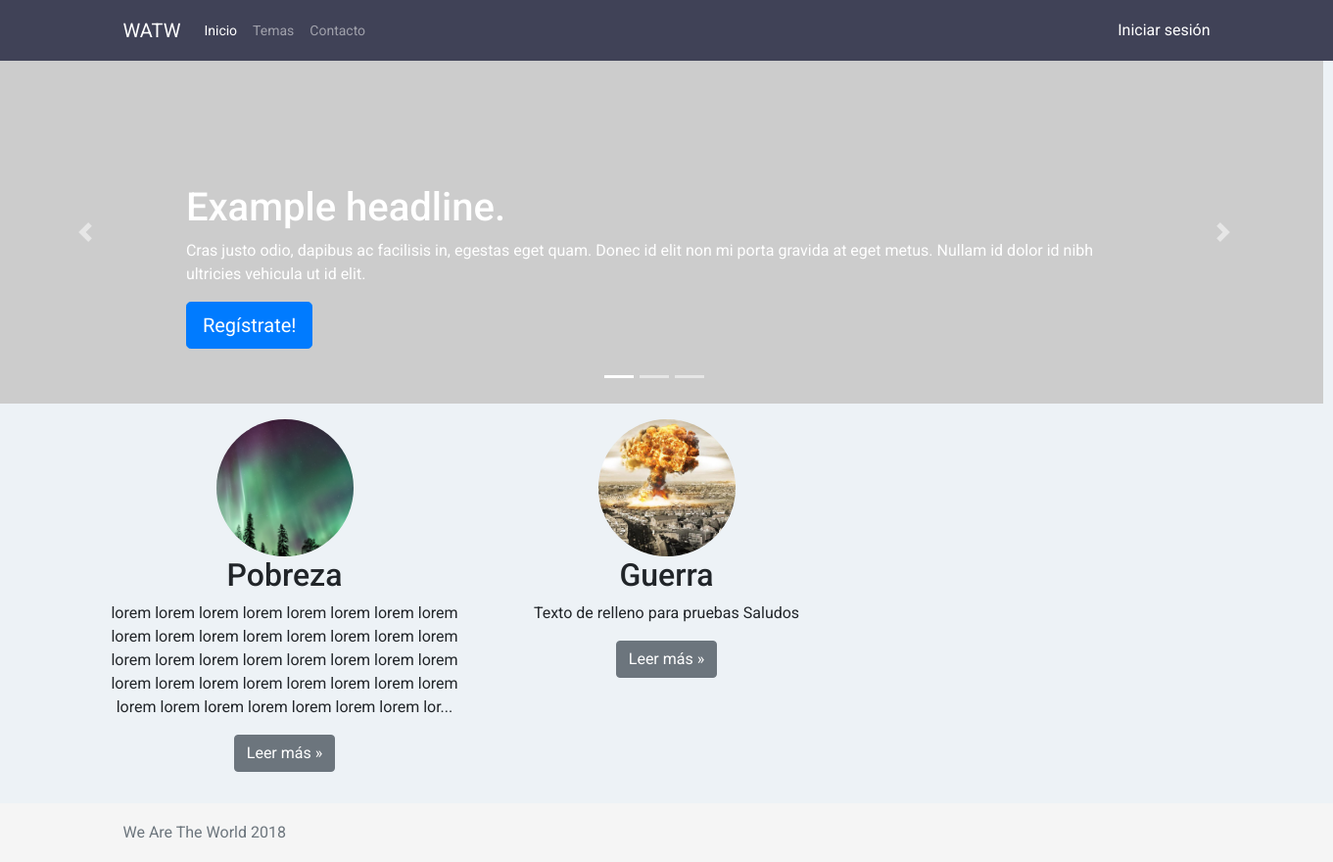
The app's page /, older data.
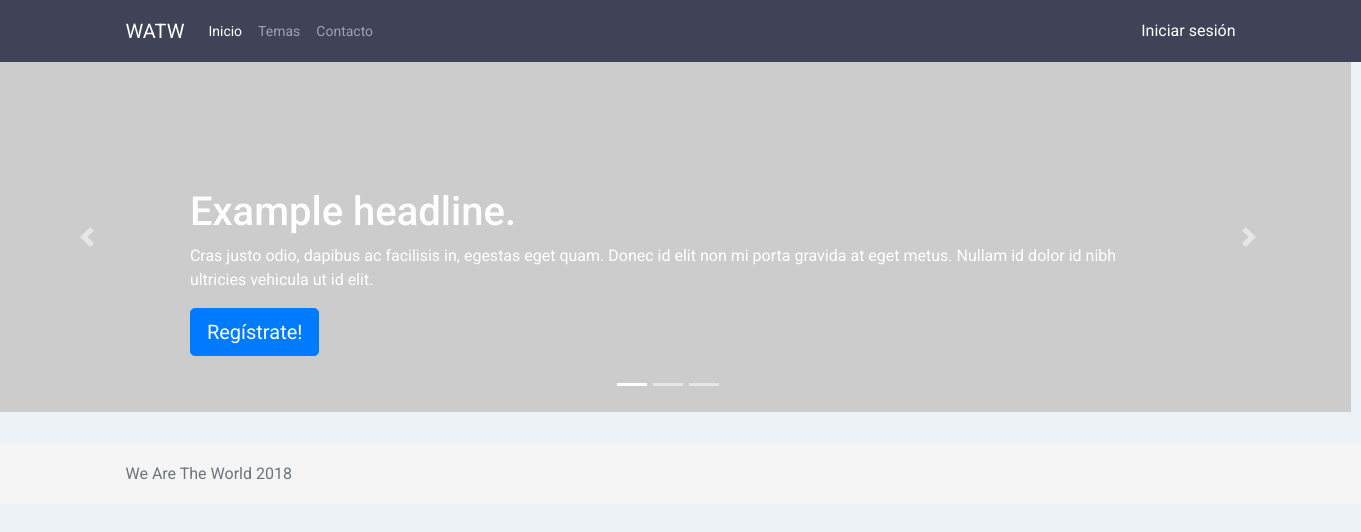
The same page, newer data.
### foro/models.py (models this page shows, shortened)
class Tema(models.Model):
	titulo=models.CharField(max_length=45)
	contenido=models.TextField()
	imagen=models.ImageField(upload_to='tema_imagen')
	fecha_creacion=models.DateField(auto_now_add=True)
	fecha_actualizacion=models.DateField(auto_now=True)

### core/views.py (the view)
# urls.py: path('', views.index, name="core.index")
def index(request):
    data = {}
    data['topics'] = Tema.objects.all().order_by('-id')[:3]
    template_name = 'core/index.html'
    return render(request, template_name, data)

### core/templates/core/index.html (shortened to what this page needs)
{% extends 'core/base.html' %}
{% block slide %}
<div class="row">
    <div id="myCarousel" class="carousel slide" data-ride="carousel">
        <ol class="carousel-indicators">
            <li data-target="#myCarousel" data-slide-to="0" class="active"></li>
            <li data-target="#myCarousel" data-slide-to="1"></li>
            <li data-target="#myCarousel" data-slide-to="2"></li>
        </ol>
        <div class="carousel-inner">
            <div class="carousel-item active">
            <img class="first-slide" src="https://picsum.photos/1366/350/?random=1" alt="First slide">
            <div class="container">
                <div class="carousel-caption text-left">
                <h1>Example headline.</h1>
                <p>Cras justo odio, dapibus ac facilisis in, egestas eget quam. Donec id elit non mi porta gravida at eget metus. Nullam id dolor id nibh ultricies vehicula ut id elit.</p>
                <p><a class="btn btn-lg btn-primary" href="{% url 'registro_foro' %}" role="button">Regístrate!</a></p>
                </div>
            </div>
            </div>
        </div>
        <a class="carousel-control-prev" href="#myCarousel" role="button" data-slide="prev">
            <span class="carousel-control-prev-icon" aria-hidden="true"></span>
        </a>
        <a class="carousel-control-next" href="#myCarousel" role="button" data-slide="next">
            <span class="carousel-control-next-icon" aria-hidden="true"></span>
        </a>
    </div>
</div>
{% endblock %}
{% block content %}
<div class="row">
    {% for topic in topics %}
    <div class="col-lg-4 text-center">
        <div class="topic-featured rounded-circle mx-auto" style="background-image: url('{{topic.imagen.url}}')"></div>
        <h2>{{topic.titulo}}</h2>
        <p>{{topic.contenido|truncatechars:240}}</p>
        <p><a class="btn btn-secondary" href="{% url 'topic.detail' topic.id %}" role="button">Leer más &raquo;</a></p>
    </div>
    {% endfor %}
</div>
{% endblock %}

Row changes from the older to the newer data that the page shows:
removed Tema: imagen (picture), titulo "Pobreza", contenido "lorem lorem lorem lorem lorem lorem lorem lorem lorem lorem lorem lorem lorem lorem lorem lorem lorem lorem lorem lorem lorem lorem lorem lorem lorem lorem lorem lorem lorem lorem lorem lorem lorem lorem lorem lorem lorem lorem lorem lor..."
removed Tema: imagen (picture), titulo "Guerra", contenido "Texto de relleno para pruebas Saludos"
